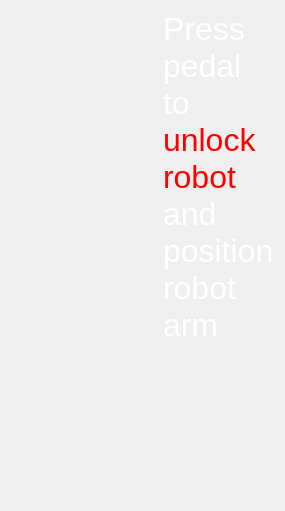
          <widget class="QWidget" name="pgUnlockRobot">
           <layout class="QGridLayout" name="gridLayout_38" rowstretch="1,0" columnstretch="2,1">
            <item row="0" column="0">
             <widget class="QWidget" name="wdgUnlockPicture" native="true">
              <property name="styleSheet">
               <string notr="true">image:url(image/pedal_unlock.png);</string>
              </property>
             </widget>
            </item>
            <item row="0" column="1">
             <widget class="QLabel" name="lblUnlockRobot">
              <property name="styleSheet">
               <string notr="true">font: 24pt &quot;Arial&quot;;
color: rgb(255, 255, 255);</string>
              </property>
              <property name="text">
               <string>&lt;html&gt;&lt;head/&gt;&lt;body&gt;&lt;p&gt;&lt;span style=&quot; font-size:24pt;&quot;&gt;Press pedal to &lt;/span&gt;&lt;span style=&quot; font-size:24pt; color:#ff0000;&quot;&gt;unlock robot&lt;/span&gt;&lt;span style=&quot; font-size:24pt;&quot;&gt; and position robot arm&lt;/span&gt;&lt;/p&gt;&lt;/body&gt;&lt;/html&gt;</string>
              </property>
              <property name="wordWrap">
               <bool>true</bool>
              </property>
             </widget>
            </item>
            <item row="1" column="0" colspan="2">
             <widget class="QWidget" name="wdgBottomUnlockRobot" native="true">
              <property name="minimumSize">
               <size>
                <width>0</width>
                <height>150</height>
               </size>
              </property>
             </widget>
            </item>
           </layout>
          </widget>
